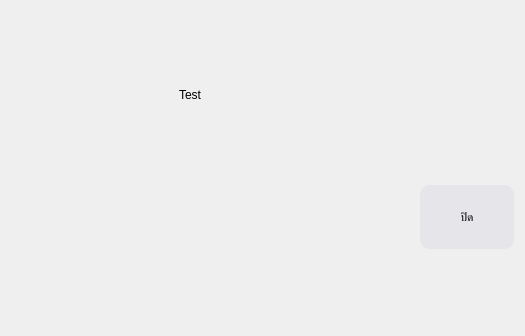
<?xml version="1.0" encoding="UTF-8"?>
<ui version="4.0">
 <class>DescriptionBox</class>
 <widget class="QDialog" name="DescriptionBox">
  <property name="geometry">
   <rect>
    <x>0</x>
    <y>0</y>
    <width>525</width>
    <height>336</height>
   </rect>
  </property>
  <property name="sizePolicy">
   <sizepolicy hsizetype="Preferred" vsizetype="Preferred">
    <horstretch>0</horstretch>
    <verstretch>0</verstretch>
   </sizepolicy>
  </property>
  <property name="windowTitle">
   <string>Dialog</string>
  </property>
  <layout class="QVBoxLayout" name="verticalLayout_2">
   <item>
    <layout class="QHBoxLayout" name="horizontalLayout">
     <property name="spacing">
      <number>7</number>
     </property>
     <property name="sizeConstraint">
      <enum>QLayout::SetMinimumSize</enum>
     </property>
     <item>
      <spacer name="horizontalSpacer">
       <property name="orientation">
        <enum>Qt::Horizontal</enum>
       </property>
       <property name="sizeHint" stdset="0">
        <size>
         <width>40</width>
         <height>20</height>
        </size>
       </property>
      </spacer>
     </item>
     <item>
      <widget class="QLabel" name="descriptionImage">
       <property name="sizePolicy">
        <sizepolicy hsizetype="Expanding" vsizetype="Maximum">
         <horstretch>0</horstretch>
         <verstretch>0</verstretch>
        </sizepolicy>
       </property>
       <property name="styleSheet">
        <string notr="true">font: 36pt &quot;Segoe UI&quot;;</string>
       </property>
       <property name="text">
        <string>Test</string>
       </property>
      </widget>
     </item>
     <item>
      <spacer name="horizontalSpacer_2">
       <property name="orientation">
        <enum>Qt::Horizontal</enum>
       </property>
       <property name="sizeHint" stdset="0">
        <size>
         <width>40</width>
         <height>20</height>
        </size>
       </property>
      </spacer>
     </item>
    </layout>
   </item>
   <item>
    <layout class="QHBoxLayout" name="horizontalLayout_2">
     <property name="spacing">
      <number>7</number>
     </property>
     <property name="sizeConstraint">
      <enum>QLayout::SetMinimumSize</enum>
     </property>
     <item>
      <spacer name="horizontalSpacer_3">
       <property name="orientation">
        <enum>Qt::Horizontal</enum>
       </property>
       <property name="sizeHint" stdset="0">
        <size>
         <width>40</width>
         <height>20</height>
        </size>
       </property>
      </spacer>
     </item>
     <item>
      <widget class="QPushButton" name="closeButton">
       <property name="sizePolicy">
        <sizepolicy hsizetype="Minimum" vsizetype="Fixed">
         <horstretch>0</horstretch>
         <verstretch>0</verstretch>
        </sizepolicy>
       </property>
       <property name="styleSheet">
        <string notr="true">QPushButton { 
padding: 10px;
height :40px;
width: 70px;
   border-radius:10px;
font: 400 32pt &quot;JasmineUPC&quot;;
border: 2px solid #E5E5EA;
color: rgb(0, 0, 0);
background-color:  #E5E5EA ;
}

QPushButton:hover ,pressed{
	background-color:  #D1D1D6;
	border: 2px solid #D1D1D6;
}
</string>
       </property>
       <property name="text">
        <string>ปิด</string>
       </property>
      </widget>
     </item>
    </layout>
   </item>
  </layout>
 </widget>
 <resources/>
 <connections/>
</ui>
